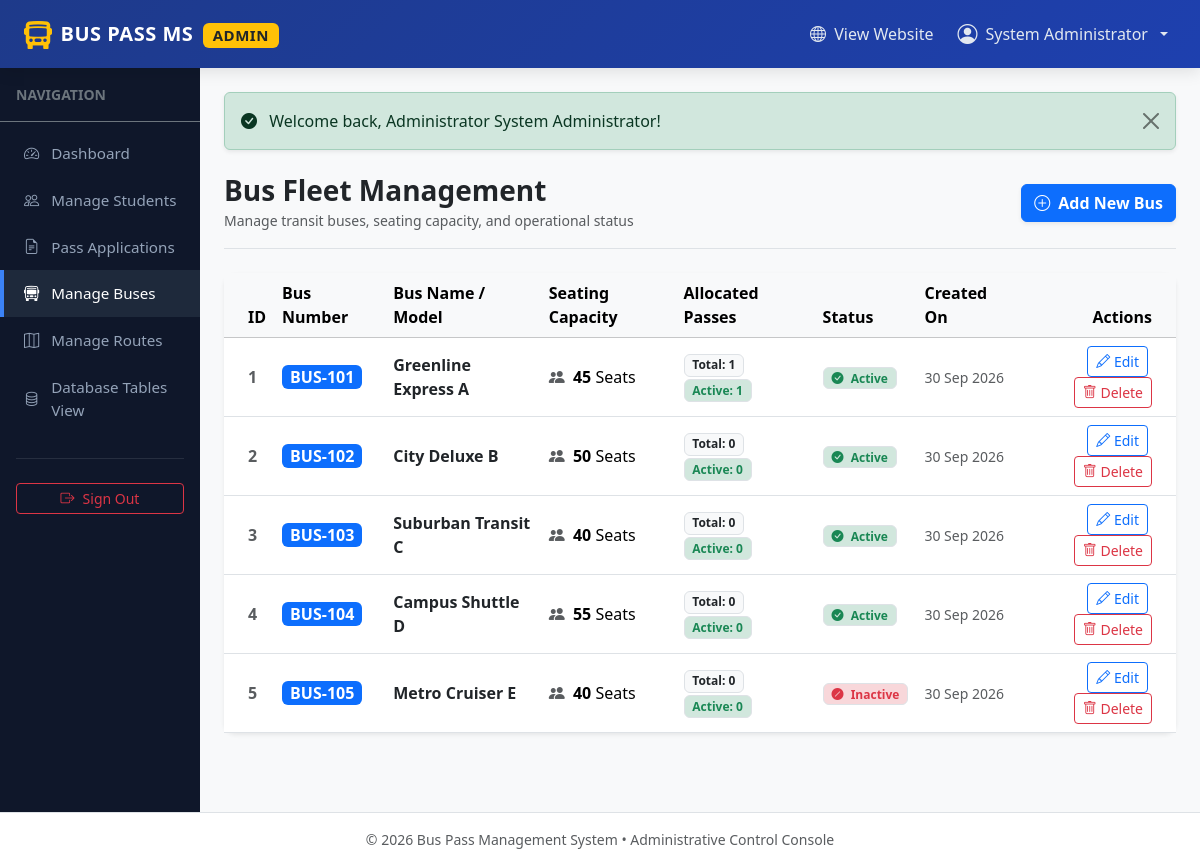
The page /admin/buses.php (signed in) on the database its author committed.
### tables this page shows
CREATE TABLE `buses` (
  `id` int(11) NOT NULL AUTO_INCREMENT,
  `bus_number` varchar(50) NOT NULL,
  `bus_name` varchar(100) NOT NULL,
  `capacity` int(11) NOT NULL,
  `status` enum('Active','Inactive') NOT NULL DEFAULT 'Active',
  `created_at` timestamp NOT NULL DEFAULT current_timestamp(),
  PRIMARY KEY (`id`),
  UNIQUE KEY `bus_number` (`bus_number`)
);

### admin/buses.php (the view, shortened to what this page needs)
<?php
include_once __DIR__ . '/../config/db.php';
$sql = "SELECT b.*,
               (SELECT COUNT(*) FROM bus_pass_applications a WHERE a.bus_id = b.id) AS total_assigned_apps,
               (SELECT COUNT(*) FROM bus_pass_applications a WHERE a.bus_id = b.id AND a.status = 'Approved') AS active_pass_count
        FROM buses b
        ORDER BY b.id ASC";
$result = mysqli_query($conn, $sql);
$buses = [];
if ($result) {
    while ($row = mysqli_fetch_assoc($result)) {
        $buses[] = $row;
    }
}
include_once __DIR__ . '/includes/header.php';
?>
<div class="d-flex justify-content-between flex-wrap flex-md-nowrap align-items-center pt-2 pb-3 mb-4 border-bottom">
    <div>
        <h1 class="h3 fw-bold text-dark mb-0">Bus Fleet Management</h1>
        <small class="text-muted">Manage transit buses, seating capacity, and operational status</small>
    </div>
    <div>
        <a href="add_bus.php" class="btn btn-primary fw-bold shadow-sm">
            <i class="bi bi-plus-circle me-1"></i> Add New Bus
        </a>
    </div>
</div>
<div class="card card-custom border-0 shadow-sm">
    <div class="card-body p-0">
        <?php if (!empty($buses)): ?>
            <div class="table-responsive">
                <table class="table table-hover align-middle mb-0">
                    <thead class="table-light">
                        <tr>
                            <th class="ps-4">ID</th>
                            <th>Bus Number</th>
                            <th>Bus Name / Model</th>
                            <th>Seating Capacity</th>
                            <th>Allocated Passes</th>
                            <th>Status</th>
                            <th>Created On</th>
                            <th class="text-end pe-4">Actions</th>
                        </tr>
                    </thead>
                    <tbody>
                        <?php foreach ($buses as $bus): ?>
                            <tr>
                                <td class="ps-4 fw-bold text-muted"><?php echo $bus['id']; ?></td>
                                <td>
                                    <span class="badge bg-primary fs-6 px-2 py-1"><?php echo htmlspecialchars($bus['bus_number']); ?></span>
                                </td>
                                <td class="fw-semibold text-dark"><?php echo htmlspecialchars($bus['bus_name']); ?></td>
                                <td>
                                    <i class="bi bi-people-fill text-muted me-1"></i>
                                    <strong><?php echo (int)$bus['capacity']; ?></strong> Seats
                                </td>
                                <td>
                                    <span class="badge bg-light text-dark border me-1">Total: <?php echo $bus['total_assigned_apps']; ?></span>
                                    <span class="badge bg-success-subtle text-success border">Active: <?php echo $bus['active_pass_count']; ?></span>
                                </td>
                                <td>
                                    <?php if ($bus['status'] === 'Active'): ?>
                                        <span class="badge bg-success-subtle text-success border px-2 py-1">
                                            <i class="bi bi-check-circle-fill me-1"></i> Active
                                        </span>
                                    <?php else: ?>
                                        <span class="badge bg-danger-subtle text-danger border px-2 py-1">
                                            <i class="bi bi-slash-circle-fill me-1"></i> Inactive
                                        </span>
                                    <?php endif; ?>
                                </td>
                                <td><small class="text-muted"><?php echo date('d M Y', strtotime($bus['created_at'])); ?></small></td>
                                <td class="text-end pe-4">
                                    <a href="edit_bus.php?id=<?php echo $bus['id']; ?>" class="btn btn-sm btn-outline-primary me-1" title="Edit Bus">
                                        <i class="bi bi-pencil"></i> Edit
                                    </a>
                                    <a href="delete_bus.php?id=<?php echo $bus['id']; ?>" class="btn btn-sm btn-outline-danger confirm-action" data-confirm="Are you sure you want to delete/deactivate this bus?" title="Delete Bus">
                                        <i class="bi bi-trash"></i> Delete
                                    </a>
                                </td>
                            </tr>
                        <?php endforeach; ?>
                    </tbody>
                </table>
            </div>
        <?php endif; ?>
    </div>
</div>
<?php include_once __DIR__ . '/includes/footer.php'; ?>

### css/style.css (style rules this page uses)
:root { --primary-color: #1e40af; --primary-hover: #1d4ed8; --secondary-color: #0f766e; --accent-color: #f59e0b; --dark-bg: #0f172a; --light-bg: #f8fafc; --card-shadow: 0 10px 25px -5px rgba(0, 0, 0, 0.06), 0 8px 10px -6px rgba(0, 0, 0, 0.04); --card-shadow-hover: 0 20px 25px -5px rgba(0, 0, 0, 0.1), 0 10px 10px -5px rgba(0, 0, 0, 0.04); }
body { font-family: 'Segoe UI', system-ui, -apple-system, BlinkMacSystemFont, Roboto, sans-serif; background-color: var(--light-bg); color: #334155; min-height: 100vh; display: flex; flex-direction: column; }
.card-custom { background: #ffffff; border: 1px solid #e2e8f0; border-radius: 12px; box-shadow: var(--card-shadow); transition: transform 0.2s ease, box-shadow 0.2s ease; }

### rows shown on the page
buses: id "1", bus_number "BUS-101", bus_name "Greenline Express A", capacity "45", total_assigned_apps "1", active_pass_count "1", status "Active" (drawn), created_at "30 Sep 2026"
buses: id "2", bus_number "BUS-102", bus_name "City Deluxe B", capacity "50", total_assigned_apps "0", active_pass_count "0", status "Active" (drawn), created_at "30 Sep 2026"
buses: id "3", bus_number "BUS-103", bus_name "Suburban Transit C", capacity "40", total_assigned_apps "0", active_pass_count "0", status "Active" (drawn), created_at "30 Sep 2026"
buses: id "4", bus_number "BUS-104", bus_name "Campus Shuttle D", capacity "55", total_assigned_apps "0", active_pass_count "0", status "Active" (drawn), created_at "30 Sep 2026"
buses: id "5", bus_number "BUS-105", bus_name "Metro Cruiser E", capacity "40", total_assigned_apps "0", active_pass_count "0", status "Inactive" (drawn), created_at "30 Sep 2026"

### other values the page prints
$_SESSION['user_name'] "System Administrator"
$_SESSION['flash_success'] "Welcome back, Administrator System Administrator!"
